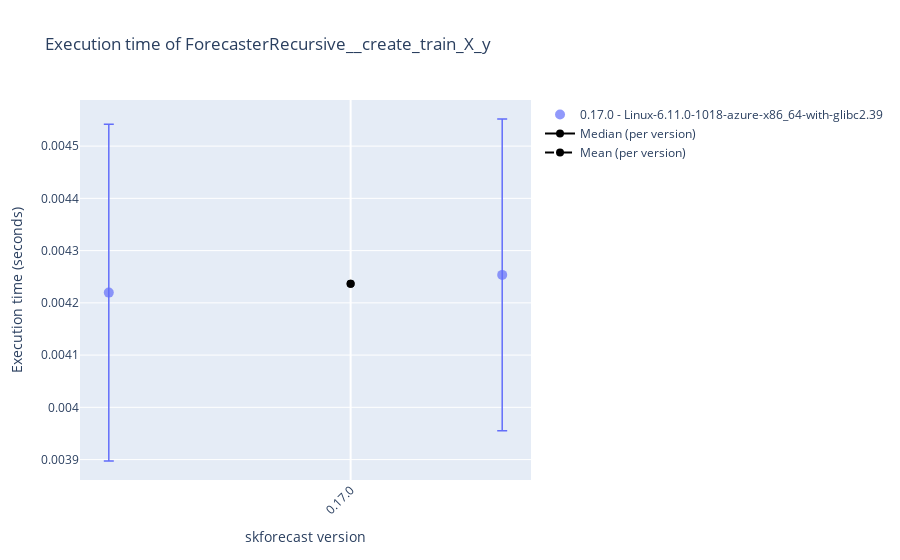
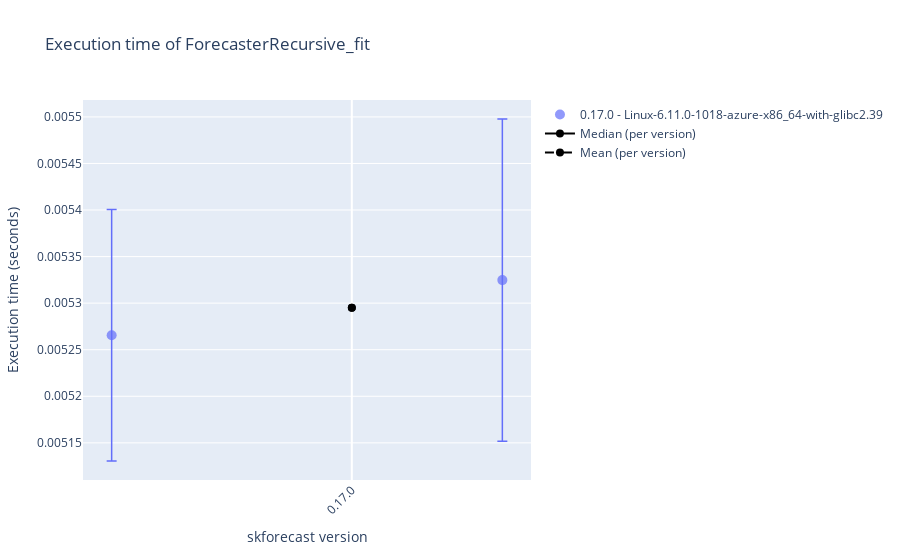
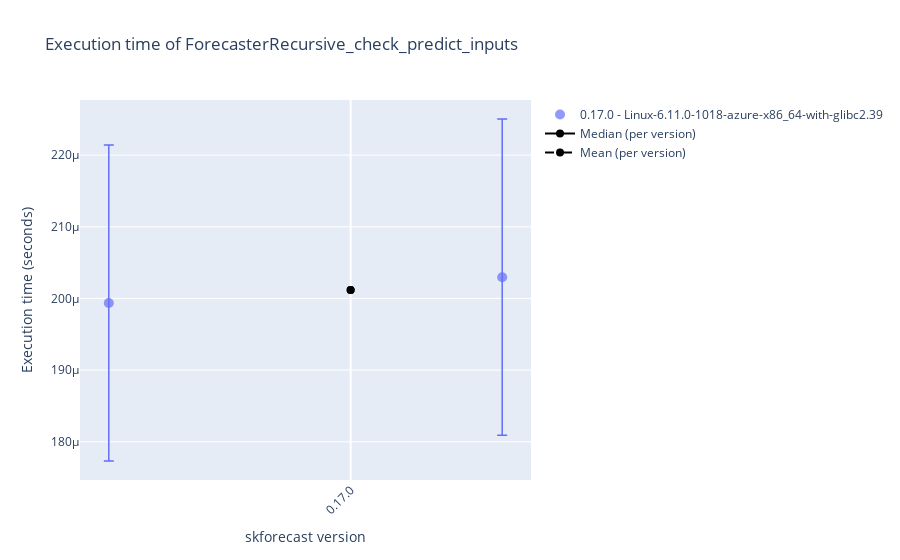
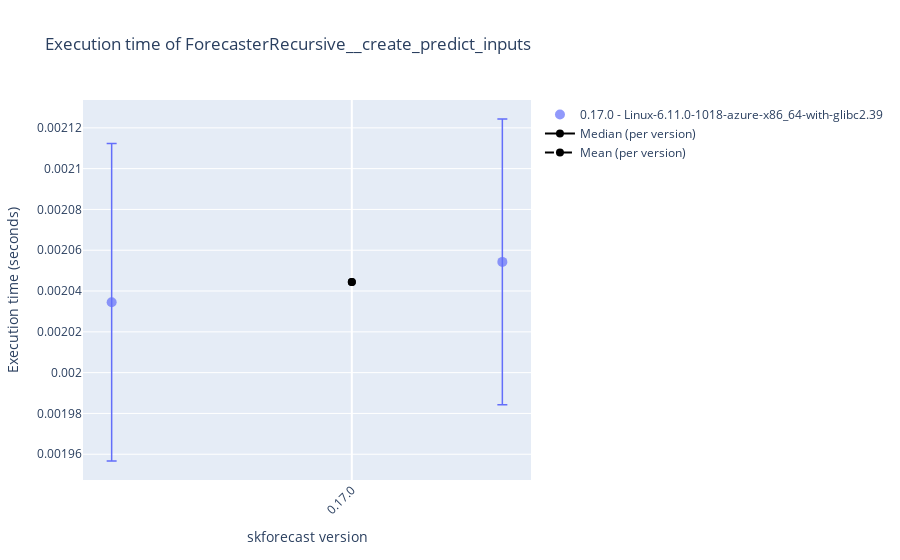

Here is the notebook cell these charts were saved with, in order:
### Markdown cell above
# ForecasterRecursive

### Code cell
# Plot results
# ==============================================================================
display_df = False
selected_date = None
# 'Linux-6.11.0-24-generic-x86_64-with-glibc2.39'
# 'Windows-11-10.0.26100-SP0'
selected_platform = None
python_version = None

results_benchmark_all = joblib.load("./benchmark.joblib")
results_benchmark = results_benchmark_all.query("forecaster_name in ['ForecasterRecursive', 'ForecasterAutoreg']")
results_benchmark = results_benchmark.query("regressor_name == 'DummyRegressor'")
for function_name in results_benchmark['function_name'].unique():
    df = results_benchmark.query(f"function_name == '{function_name}'")
    if selected_date:
        df = df[df['datetime'].dt.date == pd.to_datetime(selected_date).date()]
    if selected_platform:
        df = df[df['platform'] == selected_platform]
    if python_version:
        df = df[df['python_version'] == python_version]
    if df.empty:
        print(f"No results found for function '{function_name}' with the selected filters.")
    if display_df:
        display(df.tail(3))
    plot_benchmark_results(df.copy(), function_name, add_median=True, add_mean=True)

### Figure 1 — Plotly figure (JSON) as saved in the notebook; plotly's stock layout.template omitted (floating-point values rounded to 4 significant figures)
{"data": [{"error_y": {"array": [0.0003224, 0.0002984], "color": "#636EFA", "thickness": 1.5, "type": "data", "visible": true, "width": 5}, "hovertemplate": "%{text}<extra></extra>", "marker": {"color": "#636EFA", "opacity": 0.7, "size": 10, "symbol": "circle"}, "mode": "markers", "name": "0.17.0 - Linux-6.11.0-1018-azure-x86_64-with-glibc2.39", "showlegend": true, "text": ["Forecaster: ForecasterRecursive<br>Regressor: DummyRegressor<br>Function: ForecasterRecursive__create_train_X_y<br>Function_hash: 59b823f1ff395872fac4f7578bd859fa<br>Datetime: 2025-08-22 10:51:28.749039<br>Python version: 3.12.11<br>skforecast version: 0.17.0<br>numpy version: 2.1.3<br>pandas version: 2.3.1<br>sklearn version: 1.6.1<br>lightgbm version: 4.6.0<br>Platform: Linux-6.11.0-1018-azure-x86_64-with-glibc2.39<br>Processor: x86_64<br>CPU count: 4<br>Memory (GB): 16.77<br>Run time avg: 0.0042 seconds<br>Run time std dev: 0.0003 seconds", "Forecaster: ForecasterRecursive<br>Regressor: DummyRegressor<br>Function: ForecasterRecursive__create_train_X_y<br>Function_hash: 59b823f1ff395872fac4f7578bd859fa<br>Datetime: 2025-08-22 10:55:18.791250<br>Python version: 3.12.11<br>skforecast version: 0.17.0<br>numpy version: 2.1.3<br>pandas version: 2.3.1<br>sklearn version: 1.6.1<br>lightgbm version: 4.6.0<br>Platform: Linux-6.11.0-1018-azure-x86_64-with-glibc2.39<br>Processor: x86_64<br>CPU count: 4<br>Memory (GB): 16.77<br>Run time avg: 0.0043 seconds<br>Run time std dev: 0.0003 seconds"], "type": "scatter", "x": [-0.01307, 0.008195], "y": [0.00422, 0.004253]}, {"line": {"color": "black", "width": 2}, "marker": {"color": "black", "size": 8}, "mode": "lines+markers", "name": "Median (per version)", "type": "scatter", "x": [0], "y": [0.004237]}, {"line": {"color": "black", "dash": "dash", "width": 2}, "marker": {"color": "black", "size": 8}, "mode": "lines+markers", "name": "Mean (per version)", "type": "scatter", "x": [0], "y": [0.004237]}], "layout": {"showlegend": true, "title": {"text": "Execution time of ForecasterRecursive__create_train_X_y"}, "xaxis": {"tickangle": -45, "tickmode": "array", "ticktext": ["0.17.0"], "tickvals": [0], "title": {"text": "skforecast version"}}, "yaxis": {"title": {"text": "Execution time (seconds)"}}}}

### Figure 2 — Plotly figure (JSON) as saved in the notebook; plotly's stock layout.template omitted (floating-point values rounded to 4 significant figures)
{"data": [{"error_y": {"array": [0.000135, 0.000173], "color": "#636EFA", "thickness": 1.5, "type": "data", "visible": true, "width": 5}, "hovertemplate": "%{text}<extra></extra>", "marker": {"color": "#636EFA", "opacity": 0.7, "size": 10, "symbol": "circle"}, "mode": "markers", "name": "0.17.0 - Linux-6.11.0-1018-azure-x86_64-with-glibc2.39", "showlegend": true, "text": ["Forecaster: ForecasterRecursive<br>Regressor: DummyRegressor<br>Function: ForecasterRecursive_fit<br>Function_hash: 9d73eaf5faa980194d715362601eed68<br>Datetime: 2025-08-22 10:51:28.805393<br>Python version: 3.12.11<br>skforecast version: 0.17.0<br>numpy version: 2.1.3<br>pandas version: 2.3.1<br>sklearn version: 1.6.1<br>lightgbm version: 4.6.0<br>Platform: Linux-6.11.0-1018-azure-x86_64-with-glibc2.39<br>Processor: x86_64<br>CPU count: 4<br>Memory (GB): 16.77<br>Run time avg: 0.0053 seconds<br>Run time std dev: 0.0001 seconds", "Forecaster: ForecasterRecursive<br>Regressor: DummyRegressor<br>Function: ForecasterRecursive_fit<br>Function_hash: 9d73eaf5faa980194d715362601eed68<br>Datetime: 2025-08-22 10:55:18.849728<br>Python version: 3.12.11<br>skforecast version: 0.17.0<br>numpy version: 2.1.3<br>pandas version: 2.3.1<br>sklearn version: 1.6.1<br>lightgbm version: 4.6.0<br>Platform: Linux-6.11.0-1018-azure-x86_64-with-glibc2.39<br>Processor: x86_64<br>CPU count: 4<br>Memory (GB): 16.77<br>Run time avg: 0.0053 seconds<br>Run time std dev: 0.0002 seconds"], "type": "scatter", "x": [-0.01307, 0.008195], "y": [0.005266, 0.005325]}, {"line": {"color": "black", "width": 2}, "marker": {"color": "black", "size": 8}, "mode": "lines+markers", "name": "Median (per version)", "type": "scatter", "x": [0], "y": [0.005295]}, {"line": {"color": "black", "dash": "dash", "width": 2}, "marker": {"color": "black", "size": 8}, "mode": "lines+markers", "name": "Mean (per version)", "type": "scatter", "x": [0], "y": [0.005295]}], "layout": {"showlegend": true, "title": {"text": "Execution time of ForecasterRecursive_fit"}, "xaxis": {"tickangle": -45, "tickmode": "array", "ticktext": ["0.17.0"], "tickvals": [0], "title": {"text": "skforecast version"}}, "yaxis": {"title": {"text": "Execution time (seconds)"}}}}

### Figure 3 — Plotly figure (JSON) as saved in the notebook; plotly's stock layout.template omitted (floating-point values rounded to 4 significant figures)
{"data": [{"error_y": {"array": [2.205e-05, 2.207e-05], "color": "#636EFA", "thickness": 1.5, "type": "data", "visible": true, "width": 5}, "hovertemplate": "%{text}<extra></extra>", "marker": {"color": "#636EFA", "opacity": 0.7, "size": 10, "symbol": "circle"}, "mode": "markers", "name": "0.17.0 - Linux-6.11.0-1018-azure-x86_64-with-glibc2.39", "showlegend": true, "text": ["Forecaster: ForecasterRecursive<br>Regressor: DummyRegressor<br>Function: ForecasterRecursive_check_predict_inputs<br>Function_hash: e5142828938182d8f4d6d18f008a3ea4<br>Datetime: 2025-08-22 10:51:28.821342<br>Python version: 3.12.11<br>skforecast version: 0.17.0<br>numpy version: 2.1.3<br>pandas version: 2.3.1<br>sklearn version: 1.6.1<br>lightgbm version: 4.6.0<br>Platform: Linux-6.11.0-1018-azure-x86_64-with-glibc2.39<br>Processor: x86_64<br>CPU count: 4<br>Memory (GB): 16.77<br>Run time avg: 0.0002 seconds<br>Run time std dev: 0.0000 seconds", "Forecaster: ForecasterRecursive<br>Regressor: DummyRegressor<br>Function: ForecasterRecursive_check_predict_inputs<br>Function_hash: e5142828938182d8f4d6d18f008a3ea4<br>Datetime: 2025-08-22 10:55:18.865572<br>Python version: 3.12.11<br>skforecast version: 0.17.0<br>numpy version: 2.1.3<br>pandas version: 2.3.1<br>sklearn version: 1.6.1<br>lightgbm version: 4.6.0<br>Platform: Linux-6.11.0-1018-azure-x86_64-with-glibc2.39<br>Processor: x86_64<br>CPU count: 4<br>Memory (GB): 16.77<br>Run time avg: 0.0002 seconds<br>Run time std dev: 0.0000 seconds"], "type": "scatter", "x": [-0.01307, 0.008195], "y": [0.0001994, 0.000203]}, {"line": {"color": "black", "width": 2}, "marker": {"color": "black", "size": 8}, "mode": "lines+markers", "name": "Median (per version)", "type": "scatter", "x": [0], "y": [0.0002012]}, {"line": {"color": "black", "dash": "dash", "width": 2}, "marker": {"color": "black", "size": 8}, "mode": "lines+markers", "name": "Mean (per version)", "type": "scatter", "x": [0], "y": [0.0002012]}], "layout": {"showlegend": true, "title": {"text": "Execution time of ForecasterRecursive_check_predict_inputs"}, "xaxis": {"tickangle": -45, "tickmode": "array", "ticktext": ["0.17.0"], "tickvals": [0], "title": {"text": "skforecast version"}}, "yaxis": {"title": {"text": "Execution time (seconds)"}}}}

### Figure 4 — Plotly figure (JSON) as saved in the notebook; plotly's stock layout.template omitted (floating-point values rounded to 4 significant figures)
{"data": [{"error_y": {"array": [7.78e-05, 7.004e-05], "color": "#636EFA", "thickness": 1.5, "type": "data", "visible": true, "width": 5}, "hovertemplate": "%{text}<extra></extra>", "marker": {"color": "#636EFA", "opacity": 0.7, "size": 10, "symbol": "circle"}, "mode": "markers", "name": "0.17.0 - Linux-6.11.0-1018-azure-x86_64-with-glibc2.39", "showlegend": true, "text": ["Forecaster: ForecasterRecursive<br>Regressor: DummyRegressor<br>Function: ForecasterRecursive__create_predict_inputs<br>Function_hash: 00720cf9fd37bb5bfbe41ab05dd1e25a<br>Datetime: 2025-08-22 10:51:28.885443<br>Python version: 3.12.11<br>skforecast version: 0.17.0<br>numpy version: 2.1.3<br>pandas version: 2.3.1<br>sklearn version: 1.6.1<br>lightgbm version: 4.6.0<br>Platform: Linux-6.11.0-1018-azure-x86_64-with-glibc2.39<br>Processor: x86_64<br>CPU count: 4<br>Memory (GB): 16.77<br>Run time avg: 0.0020 seconds<br>Run time std dev: 0.0001 seconds", "Forecaster: ForecasterRecursive<br>Regressor: DummyRegressor<br>Function: ForecasterRecursive__create_predict_inputs<br>Function_hash: 00720cf9fd37bb5bfbe41ab05dd1e25a<br>Datetime: 2025-08-22 10:55:18.930297<br>Python version: 3.12.11<br>skforecast version: 0.17.0<br>numpy version: 2.1.3<br>pandas version: 2.3.1<br>sklearn version: 1.6.1<br>lightgbm version: 4.6.0<br>Platform: Linux-6.11.0-1018-azure-x86_64-with-glibc2.39<br>Processor: x86_64<br>CPU count: 4<br>Memory (GB): 16.77<br>Run time avg: 0.0021 seconds<br>Run time std dev: 0.0001 seconds"], "type": "scatter", "x": [-0.01307, 0.008195], "y": [0.002034, 0.002054]}, {"line": {"color": "black", "width": 2}, "marker": {"color": "black", "size": 8}, "mode": "lines+markers", "name": "Median (per version)", "type": "scatter", "x": [0], "y": [0.002044]}, {"line": {"color": "black", "dash": "dash", "width": 2}, "marker": {"color": "black", "size": 8}, "mode": "lines+markers", "name": "Mean (per version)", "type": "scatter", "x": [0], "y": [0.002044]}], "layout": {"showlegend": true, "title": {"text": "Execution time of ForecasterRecursive__create_predict_inputs"}, "xaxis": {"tickangle": -45, "tickmode": "array", "ticktext": ["0.17.0"], "tickvals": [0], "title": {"text": "skforecast version"}}, "yaxis": {"title": {"text": "Execution time (seconds)"}}}}
